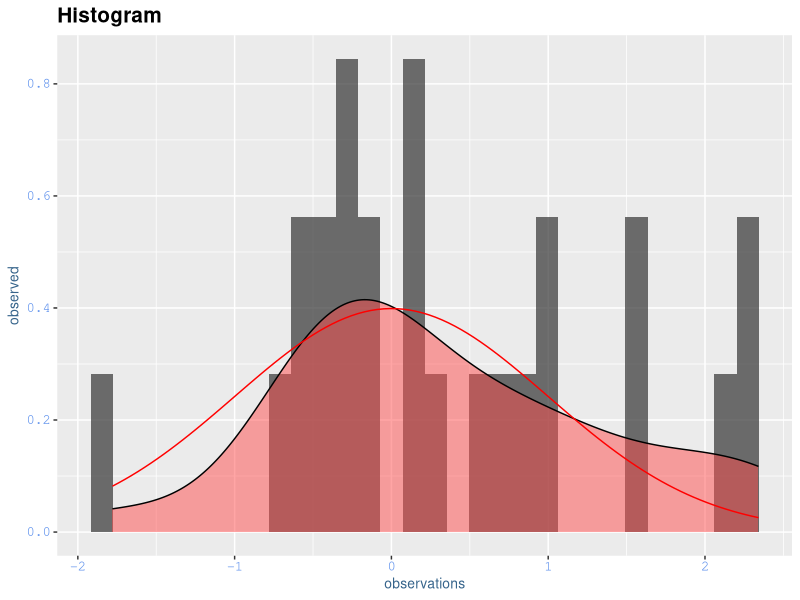
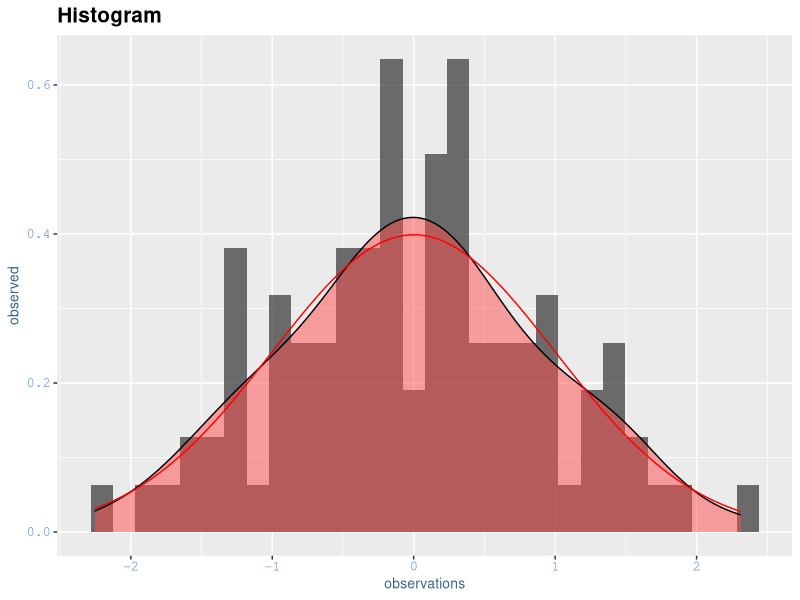
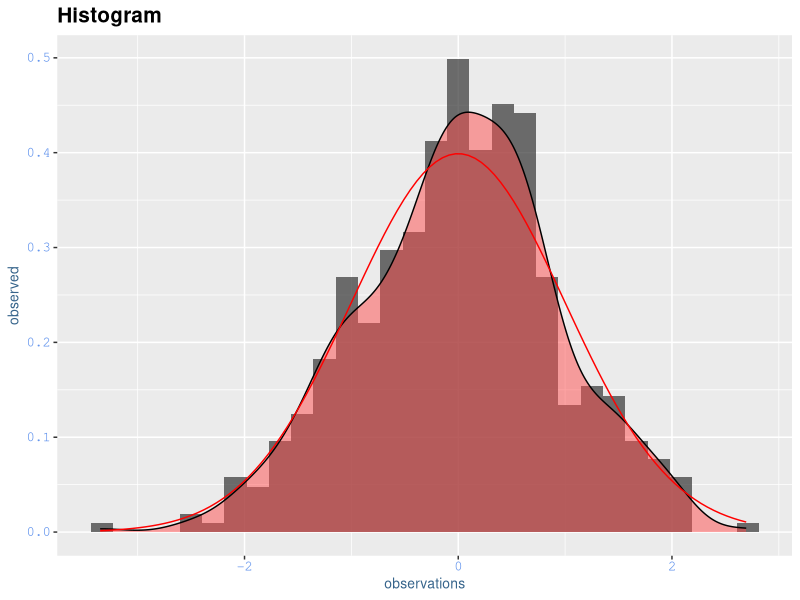
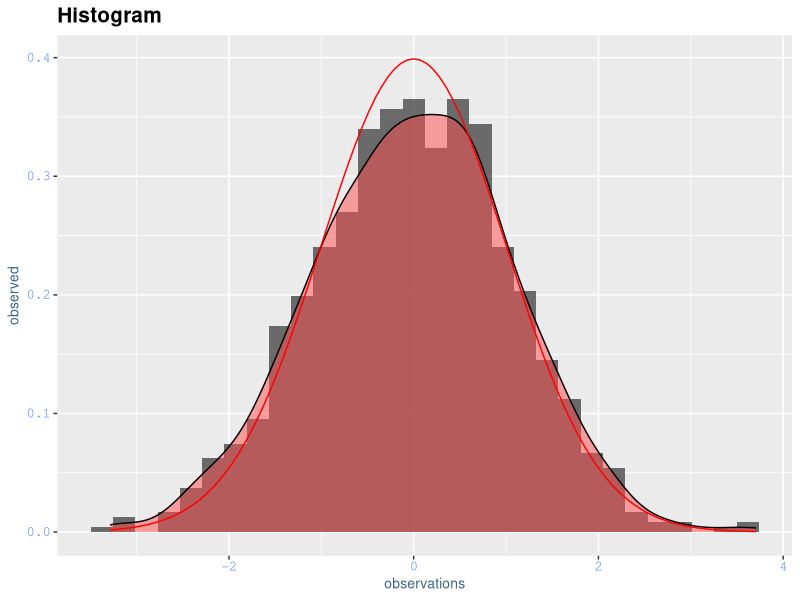
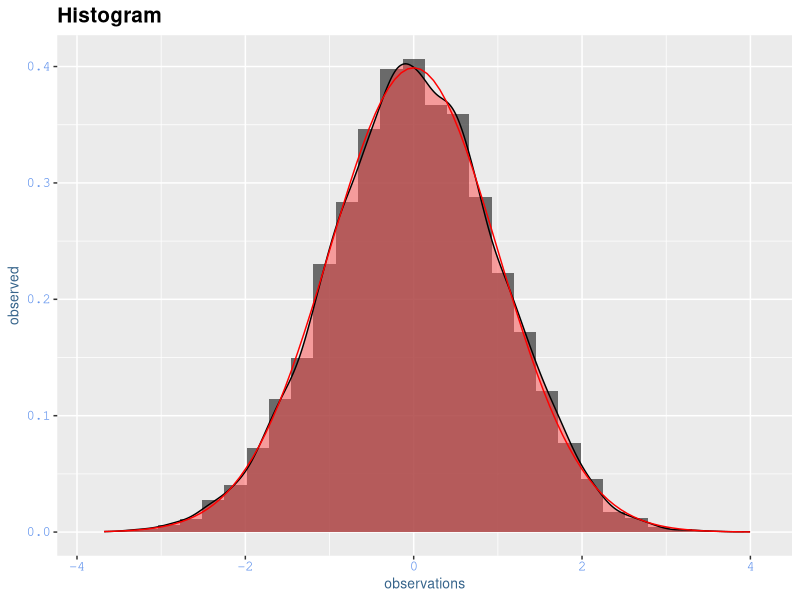

Reproduce these figures in R, in order.
## ---- chunk 1
knitr::opts_chunk$set(echo = TRUE)
library(tidyverse)
## ---- chunk 2

my_theme <- theme(plot.title = element_text(family = "Helvetica", face = "bold", size = (15)), 
                 legend.title = element_text(colour = "steelblue",  face = "bold.italic", family = "Helvetica"), 
                 legend.text = element_text(face = "italic", colour="steelblue4",family = "Helvetica"), 
                  axis.title = element_text(family = "Helvetica", size = (10), colour = "steelblue4"),
                  axis.text = element_text(family = "Courier", colour = "cornflowerblue", size = (10)))
  


overlayplot <- function(n,m,s){
  dataset <- tibble(obs = rnorm(n,m,s))
  ggplot(data = dataset,mapping = aes(x=obs)) + 
    geom_histogram(aes(y = ..density.. ), alpha = 0.7, fill = "#333333") + 
    labs(y="observed", x="observations", title = "Histogram")+
    geom_density(fill = "#ff4d4d",alpha = 0.5) + 
    stat_function(fun = dnorm, args = list(mean = m, sd = s),
                  colour = "red")+
    my_theme
}

overlayplot(25,0,1)

## ---- chunk 3
overlayplot(100,0,1)
## ---- chunk 4
overlayplot(500,0,1)
## ---- chunk 5
overlayplot(1000,0,1)
## ---- chunk 6
overlayplot(10000,0,1)
